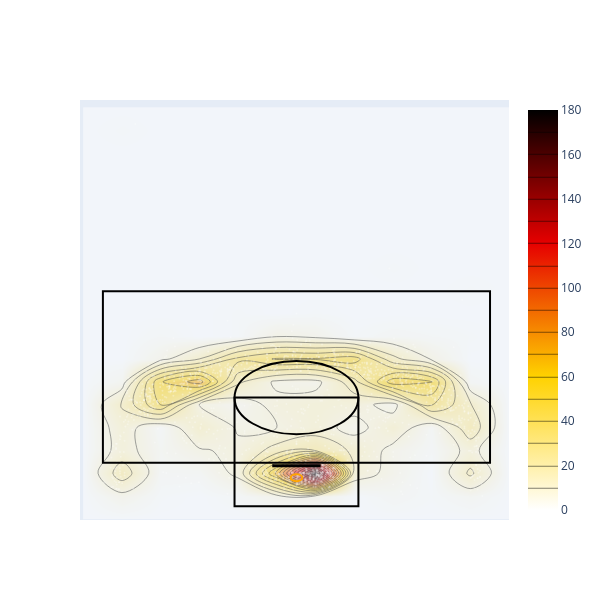

Notebook code for this chart:
### Code cell
fig = plot_heatmap(df)
fig.show()

### Figure 1 — Plotly figure (JSON) as saved in the notebook; plotly's stock layout.template omitted (floating-point values rounded to 4 significant figures; data arrays with more than 128 entries replaced by an {"elided": "..."} marker saying what was removed)
{"data": [{"colorscale": [[0, "rgb(0,0,0)"], [0.3333, "rgb(230,0,0)"], [0.6667, "rgb(255,210,0)"], [1, "rgb(255,255,255)"]], "contours": {"coloring": "heatmap"}, "ncontours": 20, "opacity": 0.7, "reversescale": true, "showscale": true, "type": "histogram2dcontour", "x": {"elided": "1445 int values"}, "y": {"elided": "1445 int values"}}, {"hoverinfo": "skip", "marker": {"color": "white", "opacity": 0.3, "size": 2}, "mode": "markers", "type": "scatter", "x": {"elided": "1445 int values"}, "y": {"elided": "1445 int values"}}], "layout": {"height": 600, "shapes": [{"line": {"color": "black"}, "type": "rect", "x0": -250, "x1": 250, "y0": 47.5, "y1": 422.5}, {"line": {"color": "orange"}, "type": "circle", "x0": -7.5, "x1": 7.5, "y0": 7.5, "y1": 22.5}, {"line": {"color": "black"}, "type": "rect", "x0": -30, "x1": 30, "y0": 40, "y1": 42}, {"line": {"color": "black"}, "type": "rect", "x0": -80, "x1": 80, "y0": -47.5, "y1": 190}, {"line": {"color": "black"}, "type": "circle", "x0": -80, "x1": 80, "y0": 110, "y1": 270}, {"line": {"color": "black"}, "path": "M -220 0 A 220 220 0 0 1 220 0", "type": "path"}], "showlegend": false, "width": 600, "xaxis": {"showgrid": false, "visible": false, "zeroline": false}, "yaxis": {"showgrid": false, "visible": false, "zeroline": false}}}
